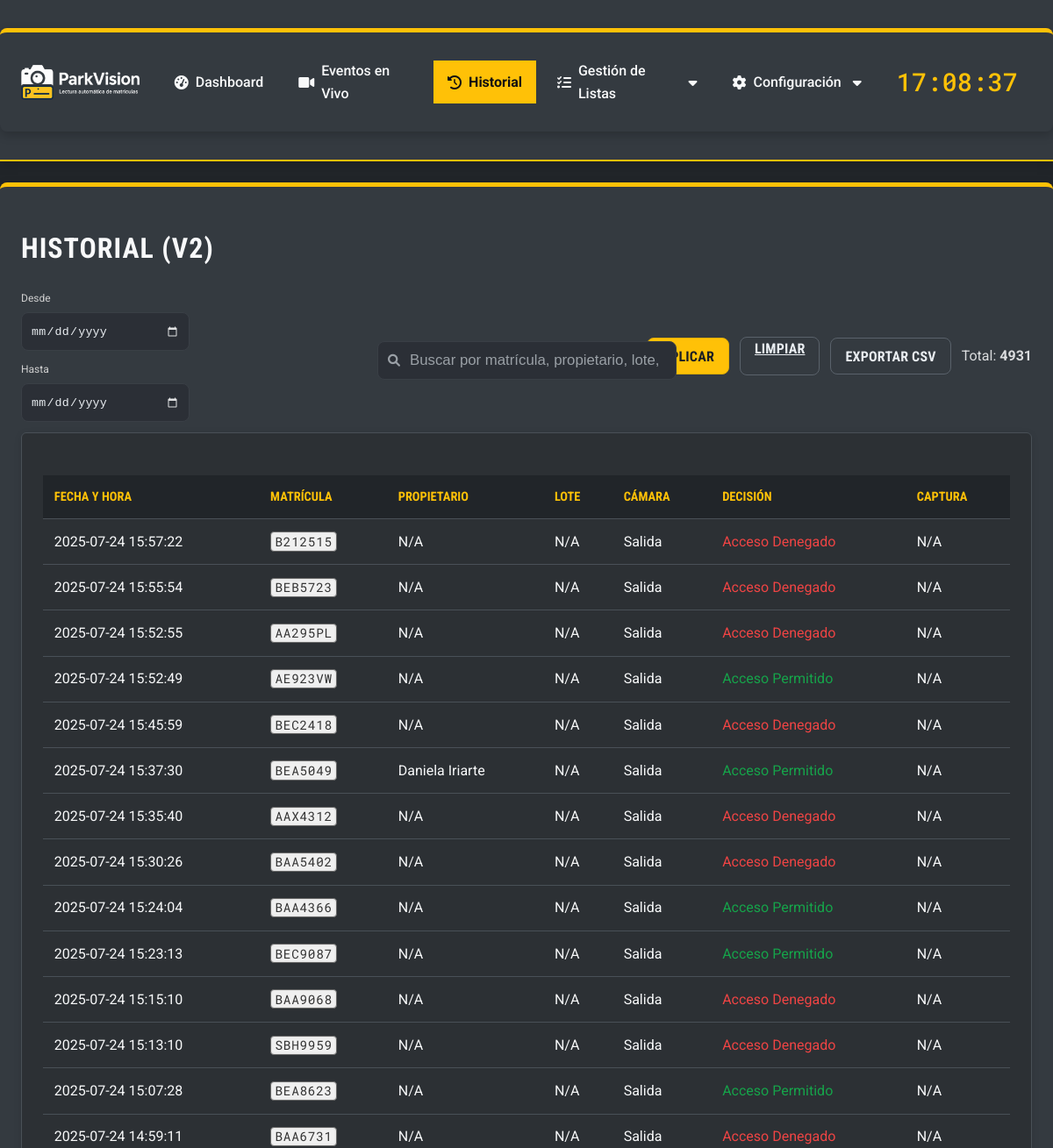
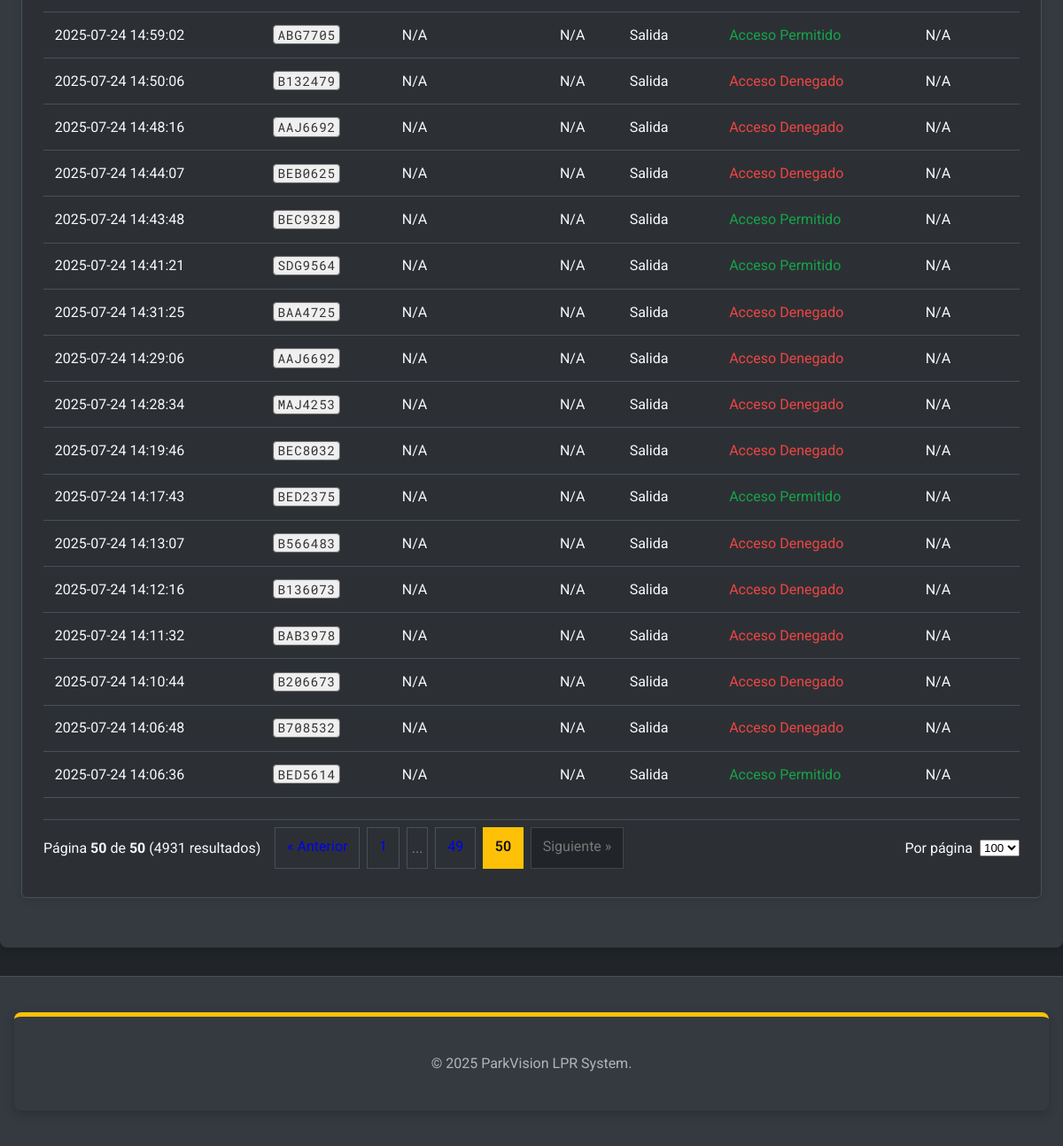
The page /index.php?page=event_history&p=50 (signed in) on the database its author committed (2 pictures, top to bottom).
### tables this page shows
CREATE TABLE IF NOT EXISTS `events` (
  `id` int(11) NOT NULL AUTO_INCREMENT,
  `vehicle_id` int(11) DEFAULT NULL,
  `plate` varchar(255) NOT NULL,
  `timestamp` datetime DEFAULT current_timestamp(),
  `event_type` varchar(255) NOT NULL,
  `image_path` varchar(255) DEFAULT NULL,
  `decision` varchar(255) DEFAULT NULL,
  `notes` text DEFAULT NULL,
  `device_id` int(11) DEFAULT NULL,
  `thumbnail_path` varchar(255) DEFAULT NULL,
  PRIMARY KEY (`id`),
  KEY `vehicle_id` (`vehicle_id`),
  KEY `device_id` (`device_id`),
  CONSTRAINT `events_ibfk_1` FOREIGN KEY (`vehicle_id`) REFERENCES `vehicles` (`id`),
  CONSTRAINT `events_ibfk_2` FOREIGN KEY (`device_id`) REFERENCES `devices` (`id`)
);

CREATE TABLE IF NOT EXISTS `devices` (
  `id` int(11) NOT NULL AUTO_INCREMENT,
  `name` varchar(255) NOT NULL,
  `purpose` varchar(50) DEFAULT 'undefined',
  `ip` varchar(255) NOT NULL,
  `username` varchar(255) NOT NULL,
  `password` varchar(255) NOT NULL,
  `created_at` datetime NOT NULL,
  `mac_address` varchar(20) DEFAULT NULL,
  `mac` varchar(255) DEFAULT NULL,
  `latitude` decimal(10,8) DEFAULT NULL,
  `longitude` decimal(11,8) DEFAULT NULL,
  PRIMARY KEY (`id`),
  UNIQUE KEY `name` (`name`),
  UNIQUE KEY `mac_address` (`mac_address`),
  UNIQUE KEY `mac` (`mac`)
);

### event_history.php (the view, shortened to what this page needs)
<?php
$tableEvents   = 'events';
$tableVehicles = 'vehicles';
$tableOwners   = 'owners';
$tableDevices  = 'devices';
$tableLots     = 'lots';
$tableOLA      = 'owner_lot_associations';
$E = [
  'id'        => 'id',
  'ts'        => 'timestamp',
  'plate'     => 'plate',
  'img'       => 'image_path',
  'decision'  => 'decision',
  'device_id' => 'device_id',
  'vehicle_id'=> 'vehicle_id',
];
$q              = trim($_GET['q'] ?? '');
$date_from      = trim($_GET['date_from'] ?? '');
$date_to        = trim($_GET['date_to'] ?? '');
$items_per_page = isset($_GET['perPage']) ? max(10, min(500, (int)$_GET['perPage'])) : 100;
$current_page   = isset($_GET['p']) && is_numeric($_GET['p']) ? max(1,(int)$_GET['p']) : 1;
function e($s){ return htmlspecialchars((string)$s, ENT_QUOTES, 'UTF-8'); }
function detectColumn(PDO $pdo, string $table, array $cands){
  $st = $pdo->prepare("SELECT COLUMN_NAME FROM INFORMATION_SCHEMA.COLUMNS WHERE TABLE_SCHEMA=? AND TABLE_NAME=?");
  $st->execute([DB_NAME, $table]);
  $cols = array_map('strtolower', array_column($st->fetchAll(), 'COLUMN_NAME'));
  return null;
}
$deviceNameCol  = detectColumn($pdo, $tableDevices,  ['name','device_name','label','alias','title']) ?: 'name';
$ownerNameCol   = detectColumn($pdo, $tableOwners,   ['name','full_name','owner_name']) ?: 'name';
function buildBaseJoin($E,$tableEvents,$tableVehicles,$tableOwners,$tableDevices,$tableOLA,$tableLots){
  return "FROM `$tableEvents` e
          LEFT JOIN `$tableVehicles` v ON (v.id = e.`{$E['vehicle_id']}` OR v.`{$E['plate']}` = e.`{$E['plate']}`)
          LEFT JOIN `$tableOwners`   o ON o.id = v.owner_id
          LEFT JOIN `$tableDevices`  d ON d.id = e.`{$E['device_id']}`
          LEFT JOIN `$tableOLA`     ola ON o.id = ola.owner_id
          LEFT JOIN `$tableLots`      l ON ola.lot_id = l.id";
}
function buildSearchHaving(string $q){
  if ($q==='') return ['',[]];
  $havingParts = []; $binds = []; $i=0;
  return [' HAVING '.implode(' AND ', $havingParts), $binds];
}
$joinBase = buildBaseJoin($E,$tableEvents,$tableVehicles,$tableOwners,$tableDevices,$tableOLA,$tableLots);
$selectCommon = "SELECT
  e.`{$E['id']}`   AS id,
  e.`{$E['ts']}`   AS timestamp,
  e.`{$E['plate']}` AS plate,
  e.`{$E['img']}`   AS image_path,
  e.`{$E['decision']}` AS decision,
  d.`$deviceNameCol` AS device_name,
  o.`$ownerNameCol`  AS owner_name,
  GROUP_CONCAT(DISTINCT l.description SEPARATOR ', ') AS lot_description";
$where = []; $wparams = [];
$whereSQL = $where ? (' WHERE '.implode(' AND ', $where)) : '';
list($havingSearch, $searchBinds) = buildSearchHaving($q);
$countSQL = "SELECT COUNT(*) c FROM (
  $selectCommon
  $joinBase
  $whereSQL
  GROUP BY e.`{$E['id']}`
  $havingSearch
) t";
$st = $pdo->prepare($countSQL);
$st->execute();
$total_records = (int)$st->fetchColumn();
$total_pages   = max(1, (int)ceil($total_records / $items_per_page));
$offset = ($current_page-1) * $items_per_page;
$dataSQL = "$selectCommon
  $joinBase
  $whereSQL
  GROUP BY e.`{$E['id']}`
  $havingSearch
  ORDER BY e.`{$E['ts']}` DESC
  LIMIT :lim OFFSET :off";
$st = $pdo->prepare($dataSQL);
$st->bindValue(':lim',$items_per_page,PDO::PARAM_INT);
$st->bindValue(':off',$offset,PDO::PARAM_INT);
$st->execute();
$events = $st->fetchAll();
$baseQ = $_GET; $baseQ['page']='event_history'; unset($baseQ['p']);
$baseUrl = 'index.php?'.http_build_query($baseQ).'&p=';
$is_filtered = ($q!=='' || $date_from!=='' || $date_to!=='');
?>
<h1>HISTORIAL (V2)</h1>
<form action="index.php" method="get" class="card eh-filterbar">
  <div class="eh-dates">
    <label class="eh-label">Desde
      <input type="date" name="date_from" value="<?= e($date_from) ?>" class="form-control">
    </label>
    <label class="eh-label">Hasta
      <input type="date" name="date_to" value="<?= e($date_to) ?>" class="form-control">
    </label>
  </div>
  <div class="eh-search">
    <input type="text" name="q" value="<?= e($q) ?>" class="eh-input-lg" placeholder="Buscar por matrícula, propietario, lote, cámara, decisión…">
  </div>
  <div class="eh-actions">
    <button class="btn btn-primary" type="submit">Aplicar</button>
    <a class="btn btn-secondary" href="index.php?page=event_history">Limpiar</a>
    <button type="button" class="btn btn-secondary" id="open-export-modal">Exportar CSV</button>
    <span class="muted eh-total">Total: <strong><?= (int)$total_records ?></strong><?= $is_filtered ? ' (filtros aplicados)' : '' ?></span>
  </div>
</form>
<section class="data-section">
  <table>
    <thead>
      <tr>
        <th>Fecha y Hora</th><th>Matrícula</th><th>Propietario</th><th>Lote</th><th>Cámara</th><th>Decisión</th><th>Captura</th>
      </tr>
    </thead>
    <tbody>
      <?php if (empty($events)): ?>
        <tr><td colspan="7" style="text-align:center; padding:2rem;">No se encontraron eventos. <?= $is_filtered ? 'Cambie o limpie los filtros.' : '' ?></td></tr>
      <?php else: foreach ($events as $ev):
        $file = trim((string)($ev['image_path'] ?? ''));
        $full_image_path = $file ? '/LPR/' . ltrim($file,'/') : '';
        $fs_path = $file ? APP_ROOT . '/' . $file : '';
        $show_img = ($file && is_file($fs_path));
        $dec = strtolower((string)$ev['decision']);
        $cls = (strpos($dec,'permit')!==false) ? 'decision-green-text' : ((strpos($dec,'deneg')!==false)?'decision-red-text':'decision-neutral-text');
      ?>
        <tr>
          <td><?= e($ev['timestamp']) ?></td>
          <td><span class="styled-plate"><?= e($ev['plate']) ?></span></td>
          <td><?= e($ev['owner_name'] ?? 'N/A') ?></td>
          <td><?= e($ev['lot_description'] ?? 'N/A') ?></td>
          <td><?= e($ev['device_name'] ?? 'N/A') ?></td>
          <td><span class="<?= $cls ?>"><?= e(ucwords(str_replace('_',' ', $ev['decision']))) ?></span></td>
          <td>
            <?php if ($show_img): ?>
              <img
                src="<?= e($full_image_path) ?>"
                class="plate-capture-thumb js-photo"
                alt="Captura de matrícula"
                data-plate="<?= e($ev['plate']) ?>"
                data-datetime="<?= e($ev['timestamp']) ?>"
                data-owner="<?= e($ev['owner_name'] ?? '—') ?>"
              >
            <?php else: ?>N/A<?php endif; ?>
          </td>
        </tr>
      <?php endforeach; endif; ?>
    </tbody>
  </table>
  <?php if ($total_pages > 1): ?>
    <div class="pagination-container">
      <div class="pagination-info muted">
        Página <strong><?= $current_page ?></strong> de <strong><?= $total_pages ?></strong> (<?= $total_records ?> resultados)
      </div>
      <nav class="pagination-links">
        <?php
          echo $current_page>1 ? '<a href="'.$baseUrl.($current_page-1).'">« Anterior</a>' : '<span class="disabled">« Anterior</span>';
          $window=1; $start=max(1,$current_page-$window); $end=min($total_pages,$current_page+$window);
          if ($start>1){ echo '<a href="'.$baseUrl.'1">1</a>'.($start>2?'<span class="dots">...</span>':''); }
          for($i=$start;$i<=$end;$i++){ echo '<a href="'.$baseUrl.$i.'" class="'.($i==$current_page?'active':'').'">'.$i.'</a>'; }
          echo $current_page<$total_pages ? '<a href="'.$baseUrl.($current_page+1).'">Siguiente »</a>' : '<span class="disabled">Siguiente »</span>';
        ?>
      </nav>
      <form method="get" class="eh-perpage">
        <label class="muted">Por página</label>
        <select name="perPage" class="form-control" onchange="this.form.submit()">
          <?php foreach ([50,100,200,500] as $pp): ?>
            <option value="<?= $pp ?>" <?= $pp==$items_per_page ? 'selected' : '' ?>><?= $pp ?></option>
          <?php endforeach; ?>
        </select>
      </form>
    </div>
  <?php endif; ?>
</section>

### index.php (shortened to what this page needs)
<?php
$currentPage = $_GET['page'] ?? 'dashboard';
$allowed_pages = [
    'dashboard' => 'dashboard2.php',
    'dashboard2' => 'dashboard2.php',
    'dashboard3' => 'dashboard3.php',
    'live_events' => 'live_console.html',
    'event_history' => 'event_history.php',
    'access_lists' => 'manage_access_lists.php',
    'manage_lots' => 'manage_lots.php',
    'manage_owners_vehicles' => 'manage_owners_vehicles.php',
    'manage_users' => 'manage_users.php',
    'dispositivos_lpr' => 'dispositivos_lpr.php',
    'importar_datos' => 'importar_datos.php',
    'logout' => 'logout.php',
    'log_viewer' => 'log_viewer.php'
];
if (array_key_exists($currentPage, $allowed_pages)) {
    include __DIR__ . '/' . $allowed_pages[$currentPage];
} else {
    include __DIR__ . '/dashboard.php';
}
$page_content = ob_get_clean();
?>
<!DOCTYPE html>
<html lang="es">
<head>
    <link rel="stylesheet" href="style.css">
    <link rel="stylesheet" href="includes/css/menu.css">
    <link rel="stylesheet" href="includes/css/modals.css">
    <link rel="stylesheet" href="includes/css/toast.css">
    <link rel="stylesheet" href="https://unpkg.com/leaflet@1.9.4/dist/leaflet.css"/>
    <link rel="stylesheet" href="https://cdnjs.cloudflare.com/ajax/libs/font-awesome/6.0.0-beta3/css/all.min.css">
</head>
<body class="dark-theme" data-page-id="<?= htmlspecialchars($currentPage) ?>">
    <header>
        <div class="container header-container">
            <a href="index.php?page=dashboard" class="logo-link"><img src="images/logo.png" alt="ParkVision Logo" class="logo-image"></a>
            <nav class="main-nav" id="main-nav">
                 <ul class="nav-list">
                    <li><a href="index.php?page=dashboard" class="nav-link <?php echo $currentPage === 'dashboard' ? 'active' : ''; ?>"><i class="fas fa-tachometer-alt"></i> Dashboard</a></li>
                    <li><a href="index.php?page=live_events" class="nav-link <?php echo $currentPage === 'live_events' ? 'active' : ''; ?>"><i class="fas fa-video"></i> Eventos en Vivo</a></li>
                    <li><a href="index.php?page=event_history" class="nav-link <?php echo $currentPage === 'event_history' ? 'active' : ''; ?>"><i class="fas fa-history"></i> Historial</a></li>
                    <li class="dropdown">
                        <a href="#" class="nav-link <?php echo in_array($currentPage, ['access_lists', 'manage_lots', 'manage_owners_vehicles']) ? 'active' : ''; ?>"><i class="fas fa-list-check"></i> Gestión de Listas <i class="fas fa-caret-down"></i></a>
                    </li>
                    <li class="dropdown">
                        <a href="#" class="nav-link"><i class="fas fa-cog"></i> Configuración <i class="fas fa-caret-down"></i></a>
                    </li>
                </ul>
            </nav>
            <div class="header-controls">
                <div class="header-clock-display" id="header-clock"></div>
            </div>
        </div>
    </header>
    <main class="container">
        <?php
        echo $page_content;
        ?>
    </main>
    <footer>
        <div class="container">
            <p>© <?php echo date("Y"); ?> ParkVision LPR System.</p>
        </div>
    </footer>
</body>
</html>

### includes/css/menu.css (style rules this page uses)
header { background-color: var(--surface-color); border-bottom: 2px solid var(--primary-yellow); padding: 0.5rem 0; position: sticky; top: 0; z-index: 1000; box-shadow: 0 4px 12px rgba(0,0,0,0.15); }
.header-container { display: flex; justify-content: space-between; align-items: center; }
.logo-link { display: flex; align-items: center; gap: 0.75rem; text-decoration: none; }
.logo-image { height: 40px; }
.main-nav .nav-list { list-style: none; margin: 0; padding: 0; display: flex; align-items: center; gap: 0.5rem; }
.main-nav .nav-link { display: flex; align-items: center; gap: 0.5rem; padding: 0.75rem 1rem; color: var(--text-color); text-decoration: none; font-weight: 500; border-radius: var(--border-radius); transition: background-color 0.2s, color 0.2s; }
.main-nav .nav-link.active { background-color: var(--primary-yellow); color: #111; font-weight: bold; }
.main-nav .nav-link.active i { color: #111; }
.main-nav .dropdown { position: relative; }
.header-controls { display: flex; align-items: center; gap: 1.5rem; }
.header-clock-display { font-family: 'Roboto Mono', monospace; font-size: 1.8rem; font-weight: 500; color: var(--primary-yellow); }

### event_history.php (style rules this page uses)
.eh-filterbar { display: grid; grid-template-columns: auto minmax(340px,1fr) auto; gap: 16px; align-items: center; margin-bottom: 12px; }
.eh-filterbar > * { min-width: 0; }
.eh-dates { display: flex; align-items: center; gap: 12px; flex-wrap: wrap; }
.eh-label { display: inline-flex; flex-direction: column; gap: 6px; font-size: 12px; color: #cfcfcf; }
.eh-dates input[type="date"] { height: 42px; min-width: 170px; padding: 0 10px; border: 1px solid #3a3f46; border-radius: 8px; background: #2b2f36; color: #e9edf1; letter-spacing: .2px; transition: border-color .15s, box-shadow .15s; }
.eh-search { position: relative; width: 85%; min-width: 240px; margin-top: 3%; }
.eh-input-lg { width: 100%; height: 42px; padding: 0 14px 0 36px; font-size: 1.05rem; border-radius: 8px; border: 1px solid #3a3f46; background: #2b2f36; color: #e9edf1; transition: border-color .15s, box-shadow .15s; }
.eh-input-lg::placeholder { color:#9aa0a6; }
.eh-actions { display: flex; align-items: center; gap: 12px; white-space: nowrap; justify-self: end; }
.eh-total { opacity: .85; }
.btn { height: 42px; padding: 0 16px; border-radius: 8px; border: 1px solid transparent; font-weight: 700; letter-spacing:.2px; cursor: pointer; }
.btn-primary { background:#ffc107; color:#1b1e23; border-color:#e0ad06; }
.btn-secondary { background:transparent; color:#e9edf1; border-color:#5a626b; border:1px solid #5a626b; }
.pagination-container { display:flex; justify-content:space-between; align-items:center; margin-top: 1.5rem; padding: .5rem 0; gap: 1rem; border-top: 1px solid var(--border-color); flex-wrap:wrap; }
.pagination-links { display:flex; gap:.5rem; flex-wrap:wrap; }
.pagination-links a, .pagination-links span { padding:.5rem .8rem; border:1px solid var(--border-color); border-radius: var(--border-radius); text-decoration:none; }
.pagination-links .active { background: var(--primary-color,#ffc107); color:#111; border-color: var(--primary-color,#ffc107); font-weight:600; }
.pagination-links .disabled { color: var(--disabled-color,#777); background: var(--background-color,#222); border-color: var(--disabled-color,#444); cursor:not-allowed; }
.eh-perpage { margin-left:auto; display:flex; align-items:center; gap:.5rem; }
.decision-green-text { color:#16a34a; }
.decision-red-text { color:#ef4444; }

### rows shown on the page
events: timestamp "2025-07-24 15:57:22", plate "B212515", owner_name "N/A", lot_description "N/A", device.name "Salida", decision "Acceso Denegado"
events: timestamp "2025-07-24 15:55:54", plate "BEB5723", owner_name "N/A", lot_description "N/A", device.name "Salida", decision "Acceso Denegado"
events: timestamp "2025-07-24 15:52:55", plate "AA295PL", owner_name "N/A", lot_description "N/A", device.name "Salida", decision "Acceso Denegado"
events: timestamp "2025-07-24 15:52:49", plate "AE923VW", owner_name "N/A", lot_description "N/A", device.name "Salida", decision "Acceso Permitido"
events: timestamp "2025-07-24 15:45:59", plate "BEC2418", owner_name "N/A", lot_description "N/A", device.name "Salida", decision "Acceso Denegado"
events: timestamp "2025-07-24 15:37:30", plate "BEA5049", owner_name "Daniela Iriarte", lot_description "N/A", device.name "Salida", decision "Acceso Permitido"
events: timestamp "2025-07-24 15:35:40", plate "AAX4312", owner_name "N/A", lot_description "N/A", device.name "Salida", decision "Acceso Denegado"
events: timestamp "2025-07-24 15:30:26", plate "BAA5402", owner_name "N/A", lot_description "N/A", device.name "Salida", decision "Acceso Denegado"
events: timestamp "2025-07-24 15:24:04", plate "BAA4366", owner_name "N/A", lot_description "N/A", device.name "Salida", decision "Acceso Permitido"
events: timestamp "2025-07-24 15:23:13", plate "BEC9087", owner_name "N/A", lot_description "N/A", device.name "Salida", decision "Acceso Permitido"
events: timestamp "2025-07-24 15:15:10", plate "BAA9068", owner_name "N/A", lot_description "N/A", device.name "Salida", decision "Acceso Denegado"
events: timestamp "2025-07-24 15:13:10", plate "SBH9959", owner_name "N/A", lot_description "N/A", device.name "Salida", decision "Acceso Denegado"
events: timestamp "2025-07-24 15:07:28", plate "BEA8623", owner_name "N/A", lot_description "N/A", device.name "Salida", decision "Acceso Permitido"
events: timestamp "2025-07-24 14:59:11", plate "BAA6731", owner_name "N/A", lot_description "N/A", device.name "Salida", decision "Acceso Denegado"
events: timestamp "2025-07-24 14:59:02", plate "ABG7705", owner_name "N/A", lot_description "N/A", device.name "Salida", decision "Acceso Permitido"
events: timestamp "2025-07-24 14:50:06", plate "B132479", owner_name "N/A", lot_description "N/A", device.name "Salida", decision "Acceso Denegado"
events: timestamp "2025-07-24 14:48:16", plate "AAJ6692", owner_name "N/A", lot_description "N/A", device.name "Salida", decision "Acceso Denegado"
events: timestamp "2025-07-24 14:44:07", plate "BEB0625", owner_name "N/A", lot_description "N/A", device.name "Salida", decision "Acceso Denegado"
events: timestamp "2025-07-24 14:43:48", plate "BEC9328", owner_name "N/A", lot_description "N/A", device.name "Salida", decision "Acceso Permitido"
events: timestamp "2025-07-24 14:41:21", plate "SDG9564", owner_name "N/A", lot_description "N/A", device.name "Salida", decision "Acceso Permitido"
events: timestamp "2025-07-24 14:31:25", plate "BAA4725", owner_name "N/A", lot_description "N/A", device.name "Salida", decision "Acceso Denegado"
events: timestamp "2025-07-24 14:29:06", plate "AAJ6692", owner_name "N/A", lot_description "N/A", device.name "Salida", decision "Acceso Denegado"
events: timestamp "2025-07-24 14:28:34", plate "MAJ4253", owner_name "N/A", lot_description "N/A", device.name "Salida", decision "Acceso Denegado"
events: timestamp "2025-07-24 14:19:46", plate "BEC8032", owner_name "N/A", lot_description "N/A", device.name "Salida", decision "Acceso Denegado"
events: timestamp "2025-07-24 14:17:43", plate "BED2375", owner_name "N/A", lot_description "N/A", device.name "Salida", decision "Acceso Permitido"
events: timestamp "2025-07-24 14:13:07", plate "B566483", owner_name "N/A", lot_description "N/A", device.name "Salida", decision "Acceso Denegado"
events: timestamp "2025-07-24 14:12:16", plate "B136073", owner_name "N/A", lot_description "N/A", device.name "Salida", decision "Acceso Denegado"
events: timestamp "2025-07-24 14:11:32", plate "BAB3978", owner_name "N/A", lot_description "N/A", device.name "Salida", decision "Acceso Denegado"
events: timestamp "2025-07-24 14:10:44", plate "B206673", owner_name "N/A", lot_description "N/A", device.name "Salida", decision "Acceso Denegado"
events: timestamp "2025-07-24 14:06:48", plate "B708532", owner_name "N/A", lot_description "N/A", device.name "Salida", decision "Acceso Denegado"
events: timestamp "2025-07-24 14:06:36", plate "BED5614", owner_name "N/A", lot_description "N/A", device.name "Salida", decision "Acceso Permitido"

### other values the page prints
$total_records "4931"
$current_page "50"
$total_pages "50"
form field perPage "100"
